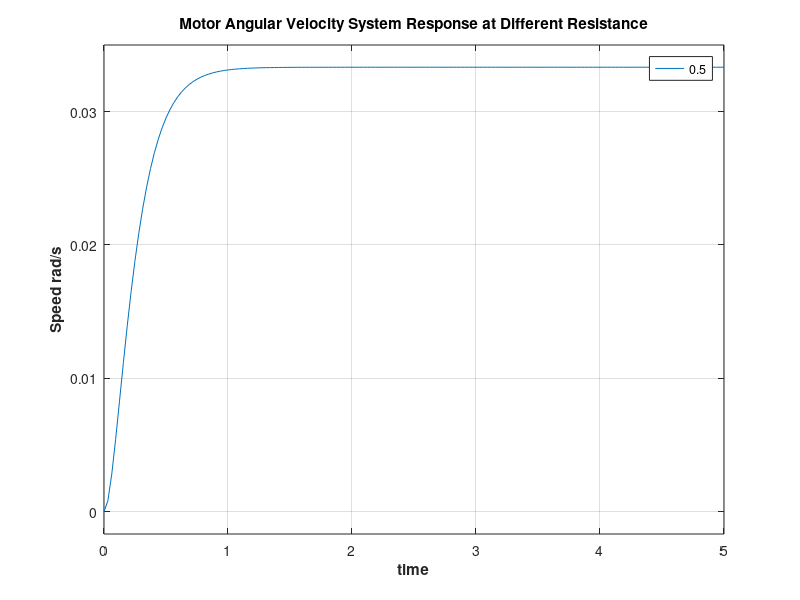
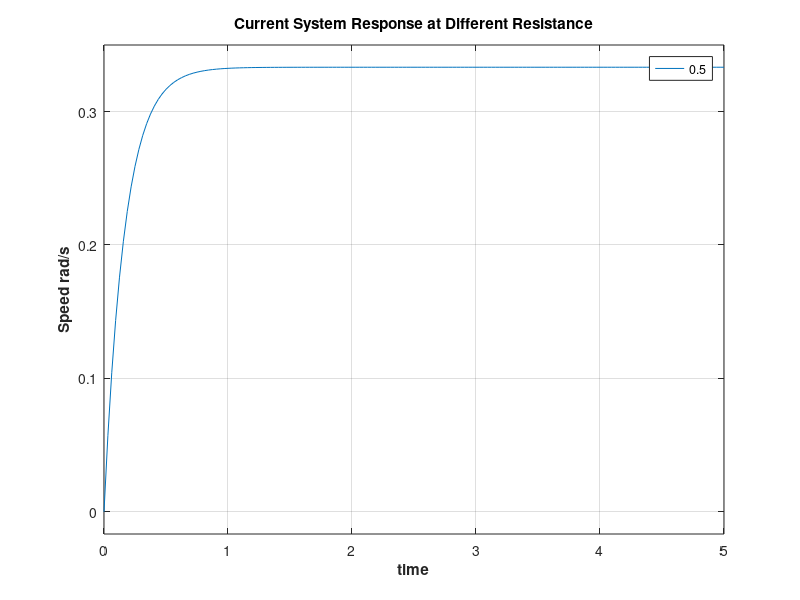

MATLAB code to generate these figures, in order: (Note: this script raises an error after producing the figures.)
clc; close all
%parameter value
R = [0.5,1,3]; %Electric Resistance
L = 0.5; %Electric Inductance
Ke = 0.01; %Electromotive Force Constant
Km = 0.01; %Torque-current ratio
J = 0.01; %Moment of Inertia of the Rotor
Kd = 0.1; %Damping Ratio of the Inertia of the Rotor
%motor system SS
%state: x = [i w]T , angular velocity and current
%control: voltage v
%output: y = w
A1 = [-R(1)/L -Ke/L; Km/J -Kd/J]; %Different A for Each Resistance
A2 = [-R(2)/L -Ke/L; Km/J -Kd/J];
A3 = [-R(3)/L -Ke/L; Km/J -Kd/J];
B = [1/L ; 0];
C = [0 1];  %for angular velocity output
C1 = [1 0]; %for current ouput
D = 0;
sys_ss1 = ss(A1,B,C,D); %statespace of each A and C matrices
sys_ss2 = ss(A2,B,C,D);
sys_ss3 = ss(A3,B,C,D);
sys_c1 = ss(A1,B,C1,D);
sys_c2 = ss(A2,B,C1,D);
sys_c3 = ss(A3,B,C1,D);

%plot angular velocity
figure
hold on
step(sys_ss1,5)
step(sys_ss2,5)
step(sys_ss3,5)
hold off
legend('0.5','1','3','Location','best')
xlabel('time','FontWeight','bold')
ylabel('Speed rad/s','FontWeight','bold')
title(['Motor Angular Velocity ' ...
    'System Response at Different Resistance'])
%plot current
figure
hold on
step(sys_c1,5)
step(sys_c2,5)
step(sys_c3,5)
legend('0.5','1','3','Location','best')
xlabel('time','FontWeight','bold')
ylabel('Speed rad/s','FontWeight','bold')
title('Current System Response at Different Resistance')
hold off

%plot different step inputs
opts = stepDataOptions('StepAmplitude',2); %amplitude of 2

%create plots for current
figure
subplot(1,2,1)
hold on
step(sys_c1,5,opts)
step(sys_c2,5,opts)
step(sys_c3,5,opts)
hold off
legend('0.5','1','3','Location','best')
xlabel('time','FontWeight','bold')
ylabel('Speed rad/s','FontWeight','bold')
title('Current System Response With Step Input Magnitude of 2')
subplot(1,2,2)
hold on
step(sys_c1,5)
step(sys_c2,5)
step(sys_c3,5)
legend('0.5','1','3','Location','best')
xlabel('time','FontWeight','bold')
ylabel('Speed rad/s','FontWeight','bold')
title('Current System Response With Step Input Magnitude of 1')

%create plots for angular velocity
figure
subplot(1,2,1)
hold on
step(sys_ss1,5,opts)
step(sys_ss2,5,opts)
step(sys_ss3,5,opts)
hold off
legend('0.5','1','3','Location','best')
xlabel('time','FontWeight','bold')
ylabel('Speed rad/s','FontWeight','bold')
title('Angular Velocity Response With Step Input Magnitude of 2')
subplot(1,2,2)
hold on
step(sys_ss1,5)
step(sys_ss2,5)
step(sys_ss3,5)
legend('0.5','1','3','Location','best')
xlabel('time','FontWeight','bold')
ylabel('Speed rad/s','FontWeight','bold')
title('Angular Velocity Response With Step Input Magnitude of 1')
